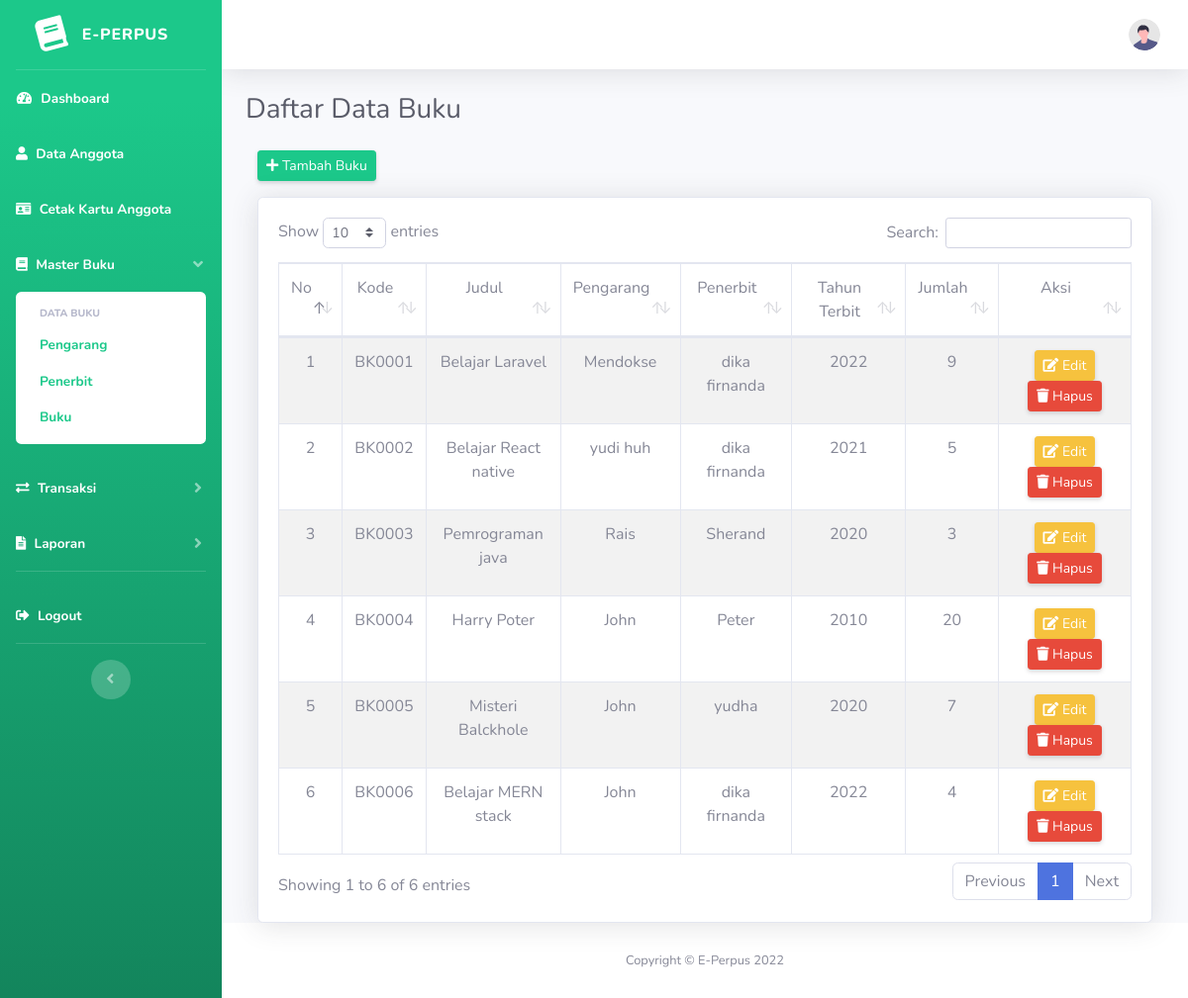
The app's page /index.php/buku, older data.
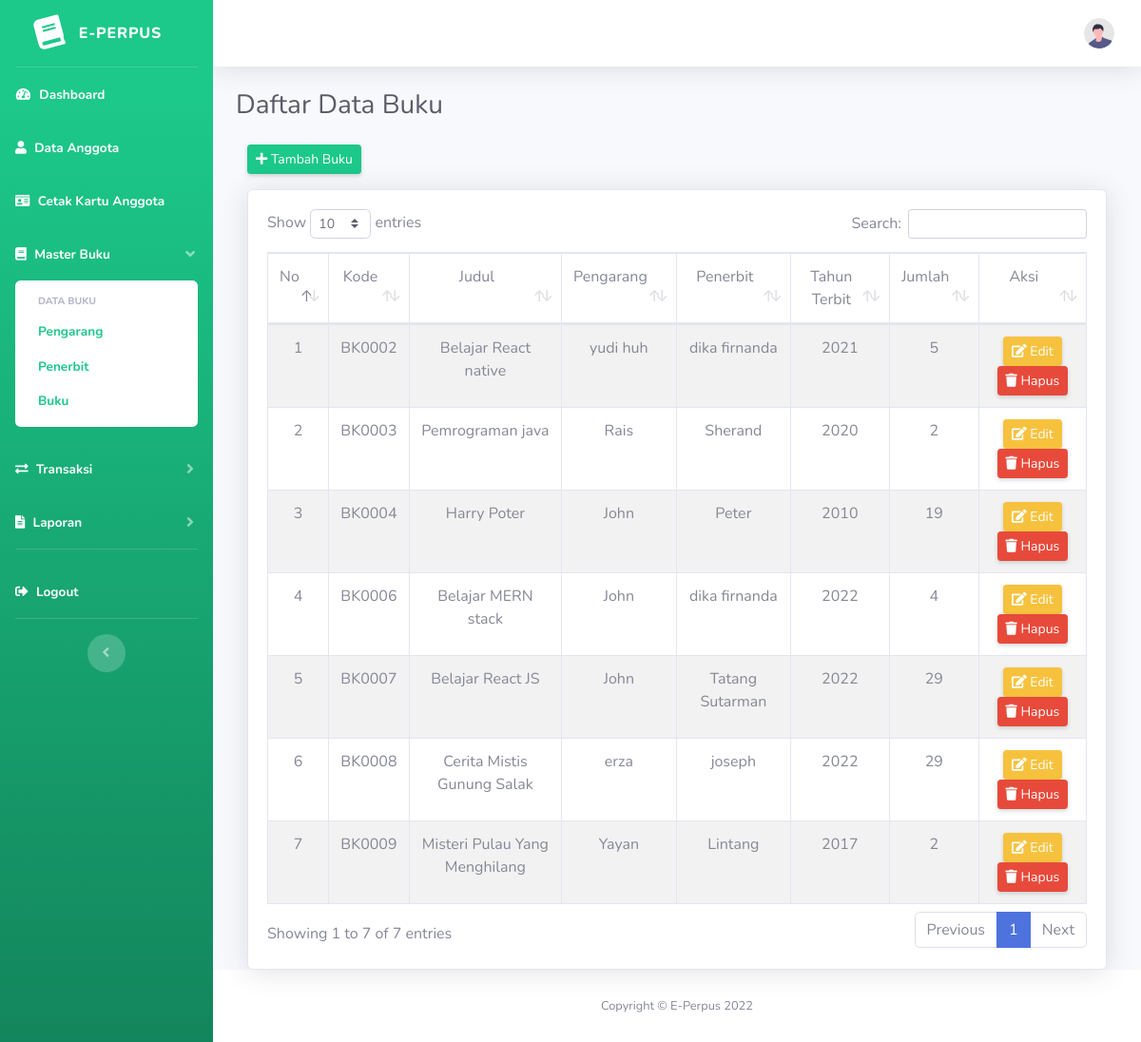
The same page, newer data.
### tables this page shows
CREATE TABLE `buku` (
  `id_buku` int(11) NOT NULL,
  `kode_buku` varchar(10) NOT NULL,
  `id_pengarang` int(11) NOT NULL,
  `id_penerbit` int(11) NOT NULL,
  `judul_buku` varchar(50) NOT NULL,
  `tahun_terbit` int(11) NOT NULL,
  `jumlah` int(11) NOT NULL
);

CREATE TABLE `pengarang` (
  `id_pengarang` int(11) NOT NULL,
  `nama_pengarang` varchar(255) NOT NULL
);

CREATE TABLE `penerbit` (
  `id_penerbit` int(11) NOT NULL,
  `nama_penerbit` varchar(255) NOT NULL
);

### application/controllers/Buku.php (called while the page is built, shortened)
<?php
class Buku extends CI_Controller {
    public function __construct()
    {
        $this->load->model('m_buku');
    }
    public function index()
    {
        $isi['content'] = 'buku/v_buku';
        $isi['judul'] = 'Daftar Data Buku';
        $isi['data_buku'] = $this->m_buku->ambil_data_buku();
        $this->load->view('v_dashboard', $isi);
    }
}

### index.php (called while the page is built, shortened)
<?php
require_once BASEPATH.'core/CodeIgniter.php';

### application/models/m_buku.php (called while the page is built, shortened)
<?php
class M_buku extends CI_Model {
    public function ambil_data_buku()
    {
        $this->db->select('*');
        $this->db->from('buku');
        $this->db->join('pengarang', 'buku.id_pengarang = pengarang.id_pengarang');
        $this->db->join('penerbit', 'buku.id_penerbit = penerbit.id_penerbit');
        return $this->db->get();
    }
}

### application/views/buku/v_buku.php (the view, shortened to what this page needs)
<div class="container-fluid">
    <div class="row">
        <div class="col-md-12 mb-3">
            <a href="<?= base_url('Buku/tambah_buku'); ?>" class="btn btn-sm btn-success shadow-sm"><i class="fa fa-plus"></i> Tambah Buku</a>
        </div>
    </div>
    <div class="card shadow">
        <div class="card-body">
            <div class="table-responsive">
                <table class="table table-bordered table-striped text-center" id="dataTable" width="100%" cellspacing="0">
                    <thead>
                        <tr>
                            <td>No</td>
                            <td>Kode</td>
                            <td>Judul</td>
                            <td>Pengarang</td>
                            <td>Penerbit</td>
                            <td>Tahun Terbit</td>
                            <td>Jumlah</td>
                            <td>Aksi</td>
                        </tr>
                    </thead>
                    <tbody>
                        <?php
                            $no = 1;
                            foreach ($data_buku->result() as $row) {?>
                                <tr>
                                    <td><?= $no++; ?></td>
                                    <td><?= $row->kode_buku ?></td>
                                    <td><?= $row->judul_buku; ?></td>
                                    <td><?= $row->nama_pengarang; ?></td>
                                    <td><?= $row->nama_penerbit; ?></td>
                                    <td><?= $row->tahun_terbit; ?></td>
                                    <td><?= $row->jumlah; ?></td>
                                    <td>
                                        <a href="<?= base_url()?>Buku/edit/<?= $row->id_buku; ?>" class="btn btn-sm btn-warning shadow-sm"><i class="fa fa-edit"></i> Edit</a>
                                        <a href="<?= base_url()?>Buku/hapus/<?= $row->id_buku; ?>" class="btn btn-sm btn-danger shadow-sm" onclick="return confirm('Anda Yakin Ingin Menghapus ?');"><i class="fa fa-trash"></i> Hapus</a>
                                    </td>
                                </tr>
                            <?php }
                        ?>
                    </tbody>
                </table>
            </div>
        </div>
    </div>
</div>

Row changes from the older to the newer data that the page shows:
no longer on this page (row unchanged): buku: kode_buku "BK0001", judul_buku "Belajar Laravel", id_pengarang.nama_pengarang "Mendokse", id_penerbit.nama_penerbit "dika firnanda", tahun_terbit "2022", jumlah "9"
removed buku: kode_buku "BK0005", judul_buku "Misteri Balckhole", id_pengarang.nama_pengarang "John", id_penerbit.nama_penerbit "yudha", tahun_terbit "2020", jumlah "7"
changed buku "BK0003": jumlah "3" → "2"
changed buku "BK0004": jumlah "20" → "19"
added buku: kode_buku "BK0007", judul_buku "Belajar React JS", id_pengarang.nama_pengarang "John", id_penerbit.nama_penerbit "Tatang Sutarman", tahun_terbit "2022", jumlah "29"
added buku: kode_buku "BK0008", judul_buku "Cerita Mistis Gunung Salak", id_pengarang.nama_pengarang "erza", id_penerbit.nama_penerbit "joseph", tahun_terbit "2022", jumlah "29"
added buku: kode_buku "BK0009", judul_buku "Misteri Pulau Yang Menghilang", id_pengarang.nama_pengarang "Yayan", id_penerbit.nama_penerbit "Lintang", tahun_terbit "2017", jumlah "2"
Text that changed along with them:
text written by a page script: "Show entries Search: Showing 1 to 6 of 6 entries Previous 1 Next" → "Show entries Search: Showing 1 to 7 of 7 entries Previous 1 Next"
